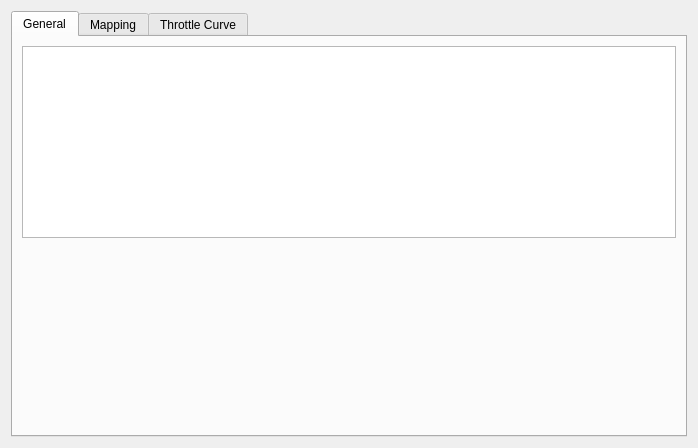
<?xml version="1.0" encoding="UTF-8"?>
<ui version="4.0">
 <class>PageAppPpm</class>
 <widget class="QWidget" name="PageAppPpm">
  <property name="geometry">
   <rect>
    <x>0</x>
    <y>0</y>
    <width>698</width>
    <height>448</height>
   </rect>
  </property>
  <property name="windowTitle">
   <string>Form</string>
  </property>
  <layout class="QVBoxLayout" name="verticalLayout">
   <item>
    <widget class="QTabWidget" name="tabWidget">
     <property name="currentIndex">
      <number>0</number>
     </property>
     <widget class="QWidget" name="tab">
      <attribute name="title">
       <string>General</string>
      </attribute>
      <layout class="QVBoxLayout" name="verticalLayout_2">
       <item>
        <widget class="ParamTable" name="generalTab"/>
       </item>
       <item>
        <spacer name="generalSpacer">
         <property name="orientation">
          <enum>Qt::Vertical</enum>
         </property>
         <property name="sizeHint" stdset="0">
          <size>
           <width>0</width>
           <height>0</height>
          </size>
         </property>
        </spacer>
       </item>
      </layout>
     </widget>
     <widget class="QWidget" name="tab_2">
      <attribute name="title">
       <string>Mapping</string>
      </attribute>
      <layout class="QVBoxLayout" name="verticalLayout_3">
       <item>
        <widget class="ParamTable" name="mappingTab"/>
       </item>
       <item>
        <widget class="PpmMap" name="ppmMap" native="true"/>
       </item>
       <item>
        <spacer name="mappingSpacer">
         <property name="orientation">
          <enum>Qt::Vertical</enum>
         </property>
         <property name="sizeHint" stdset="0">
          <size>
           <width>0</width>
           <height>0</height>
          </size>
         </property>
        </spacer>
       </item>
      </layout>
     </widget>
     <widget class="QWidget" name="tab_3">
      <attribute name="title">
       <string>Throttle Curve</string>
      </attribute>
      <layout class="QVBoxLayout" name="verticalLayout_4">
       <item>
        <widget class="ParamTable" name="throttleCurveTab"/>
       </item>
       <item>
        <widget class="QFrame" name="throttlePlotFrame">
         <property name="well" stdset="0">
          <bool>true</bool>
         </property>
         <layout class="QVBoxLayout" name="throttlePlotFrameLayout">
          <property name="leftMargin">
           <number>4</number>
          </property>
          <property name="topMargin">
           <number>4</number>
          </property>
          <property name="rightMargin">
           <number>4</number>
          </property>
          <property name="bottomMargin">
           <number>4</number>
          </property>
          <item>
           <widget class="QCustomPlot" name="throttlePlot" native="true">
            <property name="sizePolicy">
             <sizepolicy hsizetype="Preferred" vsizetype="MinimumExpanding">
              <horstretch>0</horstretch>
              <verstretch>0</verstretch>
             </sizepolicy>
            </property>
            <property name="minimumSize">
             <size>
              <width>0</width>
              <height>60</height>
             </size>
            </property>
           </widget>
          </item>
         </layout>
        </widget>
       </item>
      </layout>
     </widget>
    </widget>
   </item>
  </layout>
 </widget>
 <customwidgets>
  <customwidget>
   <class>ParamTable</class>
   <extends>QTableWidget</extends>
   <header>widgets/paramtable.h</header>
  </customwidget>
  <customwidget>
   <class>PpmMap</class>
   <extends>QWidget</extends>
   <header>widgets/ppmmap.h</header>
   <container>1</container>
  </customwidget>
  <customwidget>
   <class>QCustomPlot</class>
   <extends>QWidget</extends>
   <header>widgets/qcustomplot.h</header>
   <container>1</container>
  </customwidget>
 </customwidgets>
 <resources/>
 <connections/>
</ui>
